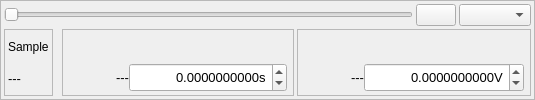
             <widget class="QFrame" name="frameCur1">
              <property name="enabled">
               <bool>true</bool>
              </property>
              <property name="frameShape">
               <enum>QFrame::StyledPanel</enum>
              </property>
              <property name="frameShadow">
               <enum>QFrame::Plain</enum>
              </property>
              <layout class="QGridLayout" name="gridLayout_4">
               <property name="leftMargin">
                <number>3</number>
               </property>
               <property name="topMargin">
                <number>3</number>
               </property>
               <property name="rightMargin">
                <number>3</number>
               </property>
               <property name="bottomMargin">
                <number>3</number>
               </property>
               <property name="spacing">
                <number>3</number>
               </property>
               <item row="1" column="4">
                <widget class="QFrame" name="frame_9">
                 <property name="sizePolicy">
                  <sizepolicy hsizetype="Preferred" vsizetype="Preferred">
                   <horstretch>0</horstretch>
                   <verstretch>0</verstretch>
                  </sizepolicy>
                 </property>
                 <property name="minimumSize">
                  <size>
                   <width>100</width>
                   <height>0</height>
                  </size>
                 </property>
                 <property name="maximumSize">
                  <size>
                   <width>16777215</width>
                   <height>16777215</height>
                  </size>
                 </property>
                 <property name="frameShape">
                  <enum>QFrame::StyledPanel</enum>
                 </property>
                 <property name="frameShadow">
                  <enum>QFrame::Plain</enum>
                 </property>
                 <layout class="QVBoxLayout" name="verticalLayout_7">
                  <property name="spacing">
                   <number>0</number>
                  </property>
                  <property name="leftMargin">
                   <number>6</number>
                  </property>
                  <property name="topMargin">
                   <number>3</number>
                  </property>
                  <property name="rightMargin">
                   <number>6</number>
                  </property>
                  <property name="bottomMargin">
                   <number>3</number>
                  </property>
                  <item>
                   <widget class="CheckButtons" name="checkBoxCur1YMode" native="true"/>
                  </item>
                  <item>
                   <layout class="QHBoxLayout" name="horizontalLayout_8">
                    <item>
                     <widget class="QLabel" name="label_17">
                      <property name="pixmap">
                       <pixmap resource="../../resources.qrc">:/images/icons/valcur.png</pixmap>
                      </property>
                      <property name="alignment">
                       <set>Qt::AlignRight|Qt::AlignTrailing|Qt::AlignVCenter</set>
                      </property>
                     </widget>
                    </item>
                    <item>
                     <spacer name="horizontalSpacer_15">
                      <property name="orientation">
                       <enum>Qt::Horizontal</enum>
                      </property>
                      <property name="sizeHint" stdset="0">
                       <size>
                        <width>40</width>
                        <height>20</height>
                       </size>
                      </property>
                     </spacer>
                    </item>
                    <item>
                     <widget class="QLabel" name="labelCur1Val">
                      <property name="sizePolicy">
                       <sizepolicy hsizetype="Preferred" vsizetype="Preferred">
                        <horstretch>0</horstretch>
                        <verstretch>0</verstretch>
                       </sizepolicy>
                      </property>
                      <property name="minimumSize">
                       <size>
                        <width>0</width>
                        <height>25</height>
                       </size>
                      </property>
                      <property name="maximumSize">
                       <size>
                        <width>16777215</width>
                        <height>16777215</height>
                       </size>
                      </property>
                      <property name="font">
                       <font>
                        <pointsize>10</pointsize>
                        <bold>false</bold>
                       </font>
                      </property>
                      <property name="text">
                       <string>---</string>
                      </property>
                      <property name="alignment">
                       <set>Qt::AlignLeading|Qt::AlignLeft|Qt::AlignVCenter</set>
                      </property>
                     </widget>
                    </item>
                    <item>
                     <widget class="MyDoubleSpinBoxWithUnits" name="doubleSpinBoxYCur1">
                      <property name="sizePolicy">
                       <sizepolicy hsizetype="Preferred" vsizetype="Preferred">
                        <horstretch>0</horstretch>
                        <verstretch>0</verstretch>
                       </sizepolicy>
                      </property>
                      <property name="minimumSize">
                       <size>
                        <width>0</width>
                        <height>0</height>
                       </size>
                      </property>
                      <property name="maximumSize">
                       <size>
                        <width>16777215</width>
                        <height>16777215</height>
                       </size>
                      </property>
                      <property name="font">
                       <font>
                        <pointsize>10</pointsize>
                       </font>
                      </property>
                      <property name="toolTip">
                       <string>&lt;html&gt;&lt;head/&gt;&lt;body&gt;&lt;p&gt;&lt;span style=&quot; font-size:8pt;&quot;&gt;Position of vertical cursor, relative to zero value of selected channel&lt;/span&gt;&lt;/p&gt;&lt;/body&gt;&lt;/html&gt;</string>
                      </property>
                      <property name="frame">
                       <bool>true</bool>
                      </property>
                      <property name="alignment">
                       <set>Qt::AlignRight|Qt::AlignTrailing|Qt::AlignVCenter</set>
                      </property>
                      <property name="showGroupSeparator" stdset="0">
                       <bool>false</bool>
                      </property>
                      <property name="suffix">
                       <string notr="true">V</string>
                      </property>
                      <property name="decimals">
                       <number>10</number>
                      </property>
                      <property name="minimum">
                       <double>-1000000.000000000000000</double>
                      </property>
                      <property name="maximum">
                       <double>1000000.000000000000000</double>
                      </property>
                     </widget>
                    </item>
                   </layout>
                  </item>
                 </layout>
                </widget>
               </item>
               <item row="1" column="0">
                <widget class="QFrame" name="frame_18">
                 <property name="frameShape">
                  <enum>QFrame::StyledPanel</enum>
                 </property>
                 <property name="frameShadow">
                  <enum>QFrame::Plain</enum>
                 </property>
                 <layout class="QVBoxLayout" name="verticalLayout_22">
                  <property name="spacing">
                   <number>3</number>
                  </property>
                  <property name="leftMargin">
                   <number>3</number>
                  </property>
                  <property name="topMargin">
                   <number>3</number>
                  </property>
                  <property name="rightMargin">
                   <number>3</number>
                  </property>
                  <property name="bottomMargin">
                   <number>3</number>
                  </property>
                  <item>
                   <widget class="QLabel" name="label_21">
                    <property name="text">
                     <string>Sample</string>
                    </property>
                    <property name="alignment">
                     <set>Qt::AlignLeading|Qt::AlignLeft|Qt::AlignVCenter</set>
                    </property>
                   </widget>
                  </item>
                  <item>
                   <widget class="QLabel" name="labelCur1Sample">
                    <property name="sizePolicy">
                     <sizepolicy hsizetype="Preferred" vsizetype="Preferred">
                      <horstretch>0</horstretch>
                      <verstretch>0</verstretch>
                     </sizepolicy>
                    </property>
                    <property name="maximumSize">
                     <size>
                      <width>70</width>
                      <height>16777215</height>
                     </size>
                    </property>
                    <property name="font">
                     <font>
                      <pointsize>10</pointsize>
                      <bold>false</bold>
                     </font>
                    </property>
                    <property name="text">
                     <string>---</string>
                    </property>
                    <property name="alignment">
                     <set>Qt::AlignLeading|Qt::AlignLeft|Qt::AlignVCenter</set>
                    </property>
                   </widget>
                  </item>
                 </layout>
                </widget>
               </item>
               <item row="1" column="1">
                <spacer name="horizontalSpacer_3">
                 <property name="orientation">
                  <enum>Qt::Horizontal</enum>
                 </property>
                 <property name="sizeHint" stdset="0">
                  <size>
                   <width>0</width>
                   <height>17</height>
                  </size>
                 </property>
                </spacer>
               </item>
               <item row="1" column="3">
                <widget class="QFrame" name="frame_10">
                 <property name="sizePolicy">
                  <sizepolicy hsizetype="Preferred" vsizetype="Preferred">
                   <horstretch>0</horstretch>
                   <verstretch>0</verstretch>
                  </sizepolicy>
                 </property>
                 <property name="minimumSize">
                  <size>
                   <width>100</width>
                   <height>0</height>
                  </size>
                 </property>
                 <property name="maximumSize">
                  <size>
                   <width>16777215</width>
                   <height>16777215</height>
                  </size>
                 </property>
                 <property name="frameShape">
                  <enum>QFrame::StyledPanel</enum>
                 </property>
                 <property name="frameShadow">
                  <enum>QFrame::Plain</enum>
                 </property>
                 <layout class="QVBoxLayout" name="verticalLayout_18">
                  <property name="spacing">
                   <number>0</number>
                  </property>
                  <property name="leftMargin">
                   <number>6</number>
                  </property>
                  <property name="topMargin">
                   <number>3</number>
                  </property>
                  <property name="rightMargin">
                   <number>6</number>
                  </property>
                  <property name="bottomMargin">
                   <number>3</number>
                  </property>
                  <item>
                   <widget class="CheckButtons" name="checkBoxCur1XMode" native="true"/>
                  </item>
                  <item>
                   <layout class="QHBoxLayout" name="horizontalLayout_5">
                    <item>
                     <widget class="QLabel" name="label_12">
                      <property name="pixmap">
                       <pixmap resource="../../resources.qrc">:/images/icons/timecur.png</pixmap>
                      </property>
                      <property name="alignment">
                       <set>Qt::AlignRight|Qt::AlignTrailing|Qt::AlignVCenter</set>
                      </property>
                     </widget>
                    </item>
                    <item>
                     <spacer name="horizontalSpacer_13">
                      <property name="orientation">
                       <enum>Qt::Horizontal</enum>
                      </property>
                      <property name="sizeHint" stdset="0">
                       <size>
                        <width>40</width>
                        <height>20</height>
                       </size>
                      </property>
                     </spacer>
                    </item>
                    <item>
                     <widget class="QLabel" name="labelCur1Time">
                      <property name="sizePolicy">
                       <sizepolicy hsizetype="Preferred" vsizetype="Preferred">
                        <horstretch>0</horstretch>
                        <verstretch>0</verstretch>
                       </sizepolicy>
                      </property>
                      <property name="minimumSize">
                       <size>
                        <width>0</width>
                        <height>25</height>
                       </size>
                      </property>
                      <property name="maximumSize">
                       <size>
                        <width>16777215</width>
                        <height>16777215</height>
                       </size>
                      </property>
                      <property name="font">
                       <font>
                        <pointsize>10</pointsize>
                        <bold>false</bold>
                       </font>
                      </property>
                      <property name="text">
                       <string>---</string>
                      </property>
                      <property name="alignment">
                       <set>Qt::AlignLeading|Qt::AlignLeft|Qt::AlignVCenter</set>
                      </property>
                     </widget>
                    </item>
                    <item>
                     <widget class="MyDoubleSpinBoxWithUnits" name="doubleSpinBoxXCur1">
                      <property name="sizePolicy">
                       <sizepolicy hsizetype="Preferred" vsizetype="Preferred">
                        <horstretch>0</horstretch>
                        <verstretch>0</verstretch>
                       </sizepolicy>
                      </property>
                      <property name="minimumSize">
                       <size>
                        <width>0</width>
                        <height>0</height>
                       </size>
                      </property>
                      <property name="maximumSize">
                       <size>
                        <width>16777215</width>
                        <height>16777215</height>
                       </size>
                      </property>
                      <property name="font">
                       <font>
                        <pointsize>10</pointsize>
                       </font>
                      </property>
                      <property name="frame">
                       <bool>true</bool>
                      </property>
                      <property name="alignment">
                       <set>Qt::AlignRight|Qt::AlignTrailing|Qt::AlignVCenter</set>
                      </property>
                      <property name="showGroupSeparator" stdset="0">
                       <bool>false</bool>
                      </property>
                      <property name="suffix">
                       <string notr="true">s</string>
                      </property>
                      <property name="decimals">
                       <number>10</number>
                      </property>
                      <property name="minimum">
                       <double>-1000000.000000000000000</double>
                      </property>
                      <property name="maximum">
                       <double>1000000.000000000000000</double>
                      </property>
                     </widget>
                    </item>
                   </layout>
                  </item>
                 </layout>
                </widget>
               </item>
               <item row="0" column="0" colspan="5">
                <layout class="QHBoxLayout" name="horizontalLayout_4">
                 <item>
                  <widget class="myCursorSlider" name="horizontalSliderTimeCur1">
                   <property name="enabled">
                    <bool>false</bool>
                   </property>
                   <property name="maximum">
                    <number>0</number>
                   </property>
                   <property name="orientation">
                    <enum>Qt::Horizontal</enum>
                   </property>
                   <property name="tickPosition">
                    <enum>QSlider::NoTicks</enum>
                   </property>
                   <property name="tickInterval">
                    <number>1</number>
                   </property>
                  </widget>
                 </item>
                 <item>
                  <widget class="QFrame" name="frame_22">
                   <property name="sizePolicy">
                    <sizepolicy hsizetype="Preferred" vsizetype="Fixed">
                     <horstretch>0</horstretch>
                     <verstretch>0</verstretch>
                    </sizepolicy>
                   </property>
                   <property name="frameShape">
                    <enum>QFrame::NoFrame</enum>
                   </property>
                   <property name="frameShadow">
                    <enum>QFrame::Raised</enum>
                   </property>
                   <layout class="QHBoxLayout" name="horizontalLayout_16">
                    <property name="spacing">
                     <number>3</number>
                    </property>
                    <property name="leftMargin">
                     <number>0</number>
                    </property>
                    <property name="topMargin">
                     <number>0</number>
                    </property>
                    <property name="rightMargin">
                     <number>0</number>
                    </property>
                    <property name="bottomMargin">
                     <number>0</number>
                    </property>
                    <item>
                     <widget class="QPushButton" name="pushButtonHideCur1">
                      <property name="sizePolicy">
                       <sizepolicy hsizetype="Preferred" vsizetype="Preferred">
                        <horstretch>0</horstretch>
                        <verstretch>0</verstretch>
                       </sizepolicy>
                      </property>
                      <property name="toolTip">
                       <string>&lt;html&gt;&lt;head/&gt;&lt;body&gt;&lt;p&gt;Hide cursor&lt;/p&gt;&lt;/body&gt;&lt;/html&gt;</string>
                      </property>
                      <property name="text">
                       <string/>
                      </property>
                      <property name="icon">
                       <iconset resource="../../resources.qrc">
                        <normaloff>:/images/icons/multiply.png</normaloff>:/images/icons/multiply.png</iconset>
                      </property>
                      <property name="iconSize">
                       <size>
                        <width>16</width>
                        <height>16</height>
                       </size>
                      </property>
                     </widget>
                    </item>
                    <item>
                     <widget class="QComboBox" name="comboBoxCursor1Channel">
                      <property name="sizePolicy">
                       <sizepolicy hsizetype="Preferred" vsizetype="Preferred">
                        <horstretch>0</horstretch>
                        <verstretch>0</verstretch>
                       </sizepolicy>
                      </property>
                      <property name="minimumSize">
                       <size>
                        <width>0</width>
                        <height>0</height>
                       </size>
                      </property>
                      <property name="maxVisibleItems">
                       <number>1000</number>
                      </property>
                      <property name="sizeAdjustPolicy">
                       <enum>QComboBox::AdjustToContents</enum>
                      </property>
                     </widget>
                    </item>
                   </layout>
                  </widget>
                 </item>
                </layout>
               </item>
              </layout>
             </widget>
